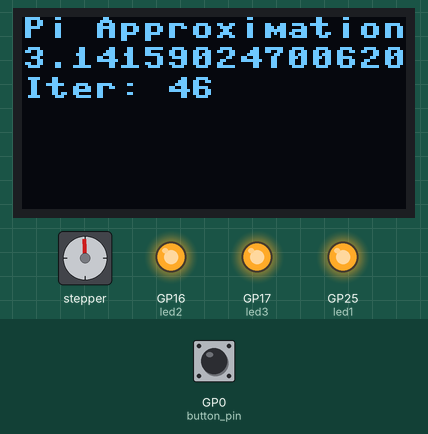
A program run on a simulated Raspberry Pi Pico running MicroPython. On the bench: 128×64 one-colour display, stepper motor, output pins drawn as LEDs (lit = HIGH). The test bench sets the inputs (shaded band); at power-on: GP0 (button_pin) HIGH. The stepper is drawn at 200 steps a turn; library files of the repository ran but are not shown: ssd1306.py. At 2.0 s the program stops and its outputs stay as they are.

Above: at 1.23 s.
1.3 s: GP0 (button_pin) pulled LOW for 0.15 s
At 1.6 s:
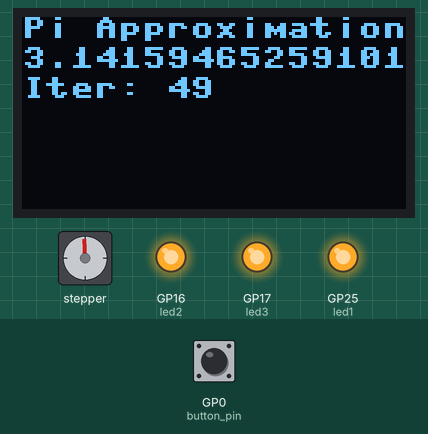
At 2.4 s:
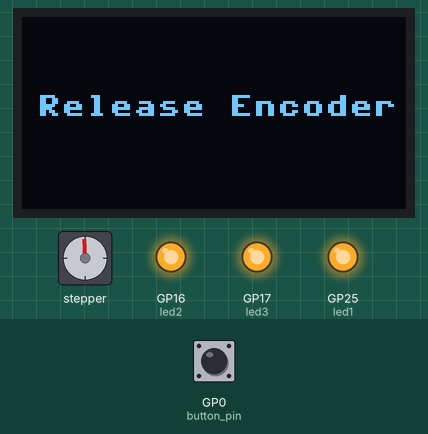
Timing chart, 0 to 3.5 s (numbered marks = the images above; inputs shaded):
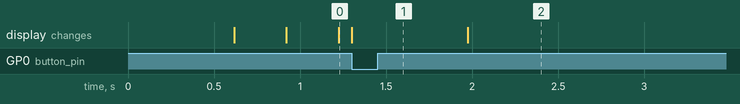

The program:

Pi.py
```python
from time import sleep
from lib.shared import *

'''
This Program was made by ChatGPT for fun. The most precise it gets is 3.14159297943115 after about 160 iterations (5 Seconds.) It is the same even after 20,000 iterations (10 Minutes)
'''

# Nilakantha Series Calculation
def calculate_pi():
    global button_down
    pi = 3  # Initial term of the Nilakantha series
    sign = 1
    iteration = 1

    while True:
        # Next term in Nilakantha series
        term = (4 / ((2 * iteration) * (2 * iteration + 1) * (2 * iteration + 2))) * sign
        pi += term
        sign *= -1  # Flip sign for next term

        # Display on OLED
        oled.fill(0)
        oled.text("Pi Approximation:", 0, 0, 1)
        oled.text(f"{pi:.15f}", 0, 10, 1)
        oled.text(f"Iter: {iteration}", 0, 20, 1)
        oled.show()

        iteration += 1
        # sleep(1)  # Update every second
        if button_hold(button_down):
            from sys import exit
            sleep(.5)
            oled.fill(0)
            oled.text("Release Encoder",5,26)
            oled.show()
            while True:
                if button_hold(button_down) == False:
                    break
            exit()
        if button_pin.value() == True and not button_down:
            button_down = False

calculate_pi()
```

shared.py
```python
from machine import I2C, Pin, freq
from time import sleep
from lib.ssd1306 import SSD1306_I2C

MAX_CLOCK = 136000000 # 200 MHz
MIN_CLOCK = 50000000 # 50 MHz
CLOCK_SPEED = freq()

del freq

def button_hold(button_down):
    if button_pin.value() == False and not button_down:
        for i in range(10):
            if button_pin.value() == False and not button_down:
                pass
            else:
                return "Press"
            sleep(.05)
        return True
    return False


i2c = I2C(id=1, scl=Pin(7), sda=Pin(6))

# Menu Variables
line = 1
highlight = 1
shift = 0
list_length = 0
TOTAL_LINES = 6
line_height = 10

oled = SSD1306_I2C(width=128, height=64, i2c=i2c, addr=i2c.scan()[0])
oled.init_display()

button_pin = Pin(0, Pin.IN, Pin.PULL_UP)
direction_pin = Pin(1, Pin.IN, Pin.PULL_UP)
step_pin  = Pin(2, Pin.IN, Pin.PULL_UP)

previous_value = True
button_down = not button_pin.value()

led1 = Pin(25, Pin.OUT)
led2 = Pin(16, Pin.OUT)
led3 = Pin(17, Pin.OUT)
led1.value(1)
led2.value(1)
led3.value(1)
```
